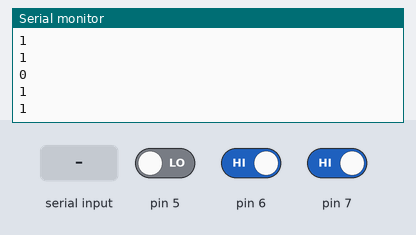
A sketch run on a simulated Arduino Uno, built with avr-gcc and run on an emulated ATmega328P. On the bench: the last lines printed to the serial monitor. The test bench sets the inputs (shaded band); at power-on: pin 5 LOW, pin 6 HIGH, pin 7 HIGH. The modem accepts every AT command (registered, SIM ready, sends succeed) and sends nothing else.

Above: at 2.7 s.
2.8 s: pin 5 driven HIGH and pin 6 driven LOW and pin 7 driven LOW
At 4.7 s:
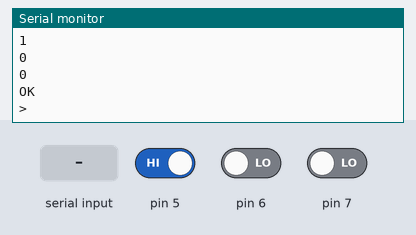
5.8 s: "2" received over the second serial link
At 6.5 s:
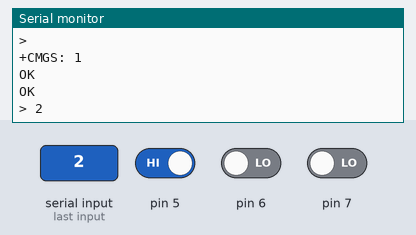
Timing chart, 0 to 8.8 s (numbered marks = the images above; inputs shaded):
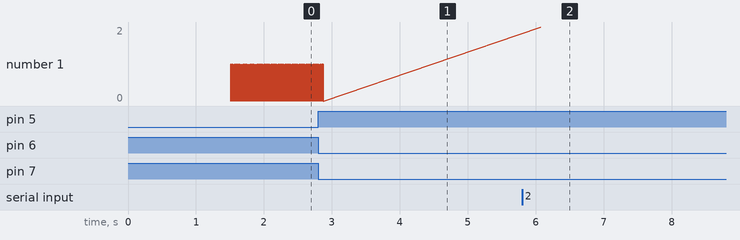

Measured:
- after the input at 2.8 s, the serial monitor: prints a new line after 1.1 s (image 1)
- after the input at 5.8 s, the serial monitor: prints a new line after 0.27 s (image 2)

The sketch:

SmsMessage.ino
```cpp
  #include <SoftwareSerial.h>

  //Create software serial object to communicate with SIM800L
  SoftwareSerial mySerial(3, 2); //SIM800L Tx & Rx is connected to Arduino #3 & #2
  String numbers[] = {"9380831513","9380831513","9380831513","9380831513","9380831513"};
  int i1 = 0;
    int i2 = 0;
    int i3 = 0;
  void setup()
  {
    //Begin serial communication with Arduino and Arduino IDE (Serial Monitor)

    pinMode(5,INPUT);
    pinMode(6,INPUT);
    pinMode(7,INPUT);
    //Begin serial communication with Arduino and Arduino IDE (Serial Monitor)
    Serial.begin(9600);

    //Begin serial communication with Arduino and SIM800L
    mySerial.begin(9600);

    Serial.println("Initializing...");
    delay(1000);

    mySerial.println("AT"); //Once the handshake test is successful, it will back to OK
    updateSerial();


  }

  void loop()
  {
    i1 = digitalRead(5);
    i2 = digitalRead(6);
    i3 = digitalRead(7);

    Serial.println(i1);
    Serial.println(i2);
    Serial.println(i3);
    Serial.println();
    if(i1==1 && i2!=1 && i3!=1){
      for(String number : numbers){ //NORMAL
            sendSMS("9380831513","Level 1: Water is rising and currently in LEVEL 1, Be ATTENTIVE as of water is rising");
      }
    }else if(i1==1 && i2!=1 && i3!=1){
      for(String number : numbers){ //WARNING
            sendSMS("9380831513","Level 2: Water is rising RAPIDLY please EVACUATE IMMEDIATELY for the possible danger ");
      }

    }else if(i1==1 && i2!=1 && i3!=1){
      for(String number : numbers){ //DANGER
          sendSMS("9380831513","Level 3: EVACUATE, EVACUATE, EVACUATE. The water is in DANGER LEVEL and everyone is advised to take care");
      }
    }
    i1=0;
    i2=0;
    i3=0;
    // delay(1000);
  }
  void sendSMS(String num,String msg){
      mySerial.println("AT+CMGF=1"); // Configuring TEXT mode
    updateSerial();
  mySerial.println("AT+CMGS=\"+63"+num+"\"");//change ZZ with country code and xxxxxxxxxxx with phone number to sms
    updateSerial();
    mySerial.print(msg); //text content
    updateSerial();
    mySerial.write(26);
  }

  void updateSerial()
  {
    delay(500);
    while (Serial.available())
    {
      mySerial.write(Serial.read());//Forward what Serial received to Software Serial Port
    }
    while(mySerial.available())
    {
      Serial.write(mySerial.read());//Forward what Software Serial received to Serial Port
    }
  }
```
